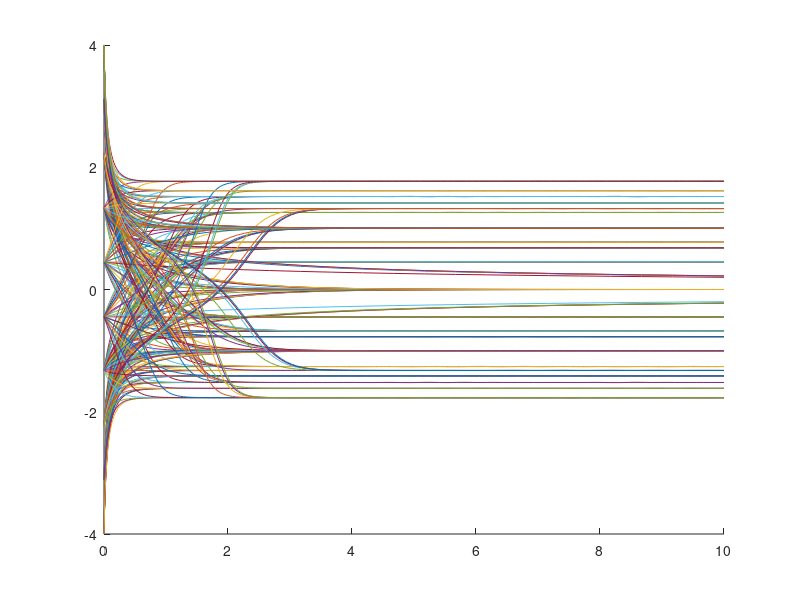

Reproduce this figure in MATLAB.
a = 2;
b = 2;
tspan = [0 10];

for i = -a: a
    for j = -b: b
    [t,x] = ode45(@(t,x) -1*power(x,3) + i*x - j, tspan, linspace(-4,4,10));
    %[t,x] = ode45(@(t,x) -1*power(x,3) + i*x - j, tspan, [0 2]);
    hold on;
    plot(t,x);
    hold off;
    end
end

